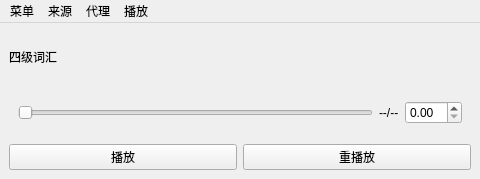
<?xml version="1.0" encoding="UTF-8"?>
<ui version="4.0">
 <class>MainWindow</class>
 <widget class="QMainWindow" name="MainWindow">
  <property name="geometry">
   <rect>
    <x>0</x>
    <y>0</y>
    <width>480</width>
    <height>179</height>
   </rect>
  </property>
  <property name="windowTitle">
   <string>MainWindow</string>
  </property>
  <property name="styleSheet">
   <string notr="true">*{
font-family: 微软雅黑;
}</string>
  </property>
  <widget class="QWidget" name="centralwidget">
   <layout class="QHBoxLayout" name="horizontalLayout_2">
    <item>
     <layout class="QVBoxLayout" name="verticalLayout">
      <item>
       <widget class="QLabel" name="label">
        <property name="text">
         <string>四级词汇</string>
        </property>
       </widget>
      </item>
      <item>
       <widget class="QWidget" name="audio" native="true">
        <layout class="QHBoxLayout" name="horizontalLayout_3">
         <item>
          <widget class="QSlider" name="progress">
           <property name="orientation">
            <enum>Qt::Horizontal</enum>
           </property>
          </widget>
         </item>
         <item>
          <widget class="QLabel" name="time">
           <property name="text">
            <string>--/--</string>
           </property>
          </widget>
         </item>
         <item>
          <widget class="QDoubleSpinBox" name="speed"/>
         </item>
        </layout>
       </widget>
      </item>
      <item>
       <layout class="QHBoxLayout" name="horizontalLayout">
        <item>
         <widget class="QPushButton" name="play">
          <property name="text">
           <string>播放</string>
          </property>
         </widget>
        </item>
        <item>
         <widget class="QPushButton" name="replay">
          <property name="text">
           <string>重播放</string>
          </property>
         </widget>
        </item>
       </layout>
      </item>
     </layout>
    </item>
   </layout>
  </widget>
  <widget class="QMenuBar" name="menubar">
   <property name="geometry">
    <rect>
     <x>0</x>
     <y>0</y>
     <width>480</width>
     <height>26</height>
    </rect>
   </property>
   <widget class="QMenu" name="menu">
    <property name="title">
     <string>菜单</string>
    </property>
    <addaction name="actionopen"/>
    <addaction name="actionnew"/>
    <addaction name="actionpadding_time"/>
    <addaction name="actionrepeat"/>
   </widget>
   <widget class="QMenu" name="menu_2">
    <property name="title">
     <string>来源</string>
    </property>
    <addaction name="actionbaidu"/>
    <addaction name="actionyoudao"/>
    <addaction name="actionsougou"/>
    <addaction name="actiongoogle"/>
   </widget>
   <widget class="QMenu" name="menu_3">
    <property name="title">
     <string>代理</string>
    </property>
    <addaction name="actionp_open"/>
    <addaction name="actionp_close"/>
   </widget>
   <widget class="QMenu" name="menu_4">
    <property name="title">
     <string>播放</string>
    </property>
    <addaction name="actionorder"/>
    <addaction name="actionunorder"/>
   </widget>
   <addaction name="menu"/>
   <addaction name="menu_2"/>
   <addaction name="menu_3"/>
   <addaction name="menu_4"/>
  </widget>
  <action name="actionopen">
   <property name="text">
    <string>open</string>
   </property>
  </action>
  <action name="actionpadding_time">
   <property name="text">
    <string>intervals</string>
   </property>
  </action>
  <action name="actionnew">
   <property name="text">
    <string>new</string>
   </property>
  </action>
  <action name="actionrepeat">
   <property name="text">
    <string>repeat</string>
   </property>
  </action>
  <action name="actionbaidu">
   <property name="text">
    <string>baidu</string>
   </property>
  </action>
  <action name="actionyoudao">
   <property name="text">
    <string>youdao</string>
   </property>
  </action>
  <action name="actionsougou">
   <property name="text">
    <string>sougou</string>
   </property>
  </action>
  <action name="actiongoogle">
   <property name="text">
    <string>google</string>
   </property>
  </action>
  <action name="actionp_open">
   <property name="text">
    <string>p_open</string>
   </property>
  </action>
  <action name="actionp_close">
   <property name="text">
    <string>p_close</string>
   </property>
  </action>
  <action name="actionorder">
   <property name="text">
    <string>order</string>
   </property>
  </action>
  <action name="actionunorder">
   <property name="text">
    <string>unorder</string>
   </property>
  </action>
 </widget>
 <resources/>
 <connections/>
</ui>
